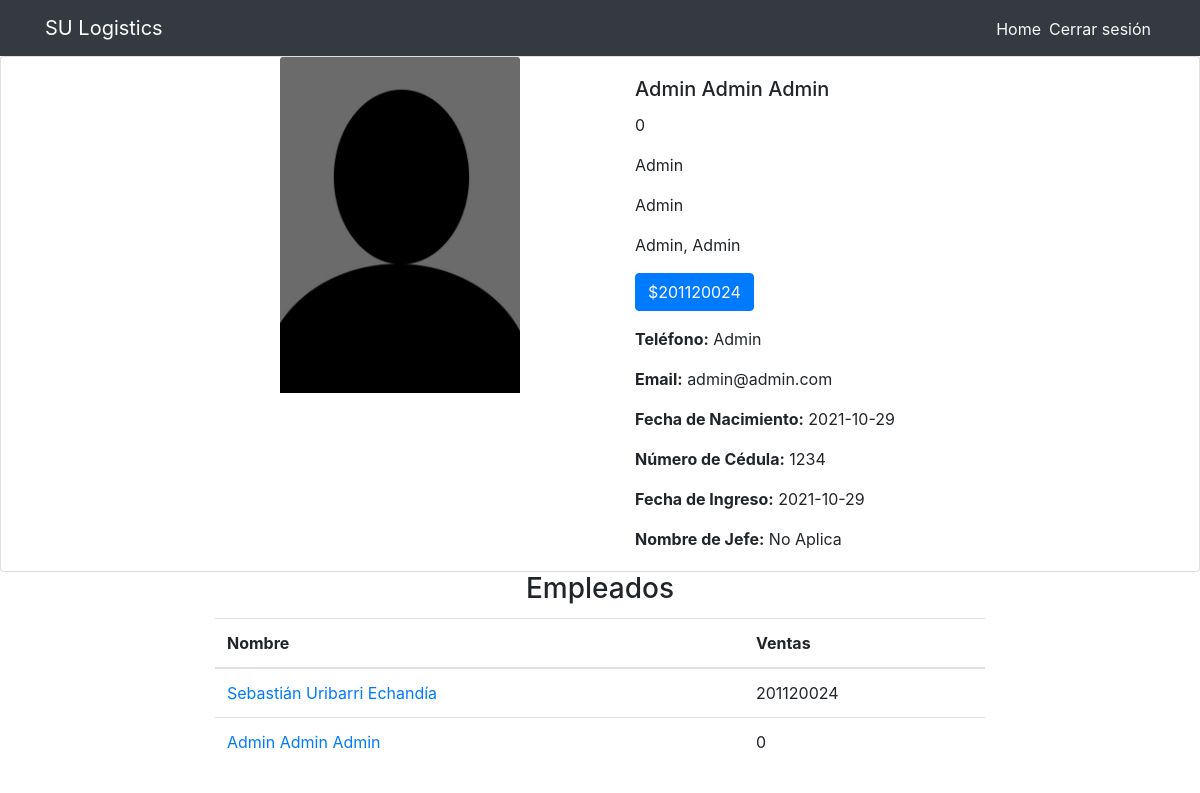
Screenshot of / (signed in) with the database file from the repository.
### users/models.py (models this page shows)
class CustomUser(AbstractUser):
    class Meta:
        db_table = 'Users'
    is_active =  models.BooleanField(default=True)
    is_staff = models.BooleanField(default=False)
    is_superuser = models.BooleanField(default=False)
    email = models.EmailField(verbose_name="email", unique=True, default="")
    date_joined = models.DateTimeField(auto_now_add=True)
    username = models.CharField(max_length=40, unique=False, default='')
    nombre = models.CharField(max_length=100, default="")
    apellido_uno = models.CharField(max_length=50, default="")
    apellido_dos = models.CharField(max_length=50, default="")
    cedula = models.CharField(max_length=20, unique=True, default="")
    fecha_nacimiento = models.DateField(default=datetime.date.today)
    genero = models.CharField(max_length=1, default="")
    fecha_ingreso =  models.DateField(default=datetime.date.today)
    numero_empleado = models.IntegerField(unique=True, default=0)
    cargo = models.CharField(max_length=25, default="")
    jefe = models.IntegerField(default=0)
    zona = models.CharField(max_length=20, default="")
    municipio = models.CharField(max_length=20, default="")
    departamento = models.CharField(max_length=20, default="")
    ventas = models.IntegerField(default=0)
    imagen = models.CharField(max_length=255, null=True, blank=True, default="")
    celular = models.CharField(max_length=20, default="")
    USERNAME_FIELD = 'email'
    REQUIRED_FIELDS = []
    objects = MyAccountManager()

### users/views.py (the view)
# urls.py: path('', DetalleEmpleadoporID.as_view(), name='home'),
class DetalleEmpleadoporID(LoginRequiredMixin, RetrieveAPIView):
    login_url = ''
    redirect_field_name = ''
    def get(self, request, *args, **kwargs):
        try:
            if 'numero_empleado' in kwargs:
                numero_empleado: int = kwargs['numero_empleado']
            else:
                if request.user.is_authenticated:
                    numero_empleado: int = request.user.numero_empleado
            controller = UserController()
            data = controller.get_empleado(numero_empleado)
            usuario_logueado_jerarquia = jerarquia(request.user.cargo)
            if(usuario_logueado_jerarquia <= data["usuario_jerarquia"]):
                if(request.user.numero_empleado != data["usuario"]["numero_empleado"]):
                    return redirect('home')
            context = {
                "usuario": data["usuario"],
                "usuario_logueado_jerarquia": usuario_logueado_jerarquia,
                "subalternos": data["subalternos"],
                "ventas_total": data["ventas_total"],
                "jefe": data["jefe"],
                "jefe_jerarquia": data["jefe_jerarquia"]
            }
            return render(request, 'user.html', context)
        except:
            return redirect('../accounts/login/')

### users/controller.py (called while the page is built)
def jerarquia(cargo):
    switch = {
        "Asistente de Gerencia":0,
        "Ejecutivo Comercial":1,
        "Subgerente Regional":2,
        "Gerente Regional":3,
        "Gerente Comercial":4,
    }
    return switch.get(cargo, 0)

def recursion(subalternos):
    for subalterno in subalternos:
        subalternos2 = CustomUser.objects.filter(jefe__iexact=subalterno["numero_empleado"])
        for subalterno2 in subalternos2:
            subalterno["ventas"] += int(subalterno2.ventas)
            subalternos3 = CustomUser.objects.filter(jefe__iexact=subalterno2.numero_empleado)
            for subalterno3 in subalternos3:
                subalterno["ventas"] += int(subalterno3.ventas)
                subalterno2.ventas += int(subalterno3.ventas)

### users/templates/user.html
{% extends "base_generic.html" %}
{% load static %}
{% block content %}
  <main>
    <div class="card" >
      <div class="row justify-content-center mx-0">
        <div class="col-12 col-md-4">
          <div class="text-center">
            <img src="{% static 'images/' %}{{usuario.imagen}}" class="card-img-top" alt="..." style="width: 15rem;">
          </div>
        </div>
        <div class="col-12 col-md-4">
          <div class="card-body">
            <h5 class="card-title">{{ usuario.nombre }} {{ usuario.apellido_uno }} {{ usuario.apellido_dos }}</h5>
            <p class="card-text">{{ usuario.numero_empleado }}</p>
            <p class="card-text">{{ usuario.cargo }}</p>
            <p class="card-text">{{ usuario.zona }}</p>
            <p class="card-text">{{ usuario.municipio }}, {{ usuario.departamento }}</p>
            <p class="btn btn-primary">
              {% if usuario.cargo != "Ejecutivo Comercial" %}
                ${{ ventas_total }}
              {% else %}
                ${{ usuario.ventas }}
              {% endif %}
            </p>
            <p class="card-text"><strong>Teléfono:</strong> {{ usuario.celular }}</p>
            <p class="card-text"><strong>Email:</strong> {{ usuario.email }}</p>
            <p class="card-text"><strong>Fecha de Nacimiento:</strong> {{ usuario.fecha_nacimiento }}</p>
            <p class="card-text"><strong>Número de Cédula:</strong> {{ usuario.cedula }}</p>
            <p class="card-text"><strong>Fecha de Ingreso:</strong> {{ usuario.fecha_ingreso }}</p>
            <p class="card-text">
              <strong>Nombre de Jefe:</strong>
                {% if jefe.nombre %}
                  {% if usuario_logueado_jerarquia <= jefe_jerarquia %}
                    {% if jefe.numero_empleado == user.numero_empleado %}
                      <a href="/{{ jefe.numero_empleado }}">{{ jefe.nombre }} {{ jefe.apellido_uno }} {{ jefe.apellido_dos }}</a>
                    {% else %}
                      {{ jefe.nombre }} {{ jefe.apellido_uno }} {{ jefe.apellido_dos }}
                    {% endif %}
                  {% else %}
                    <a href="/{{ jefe.numero_empleado }}">{{ jefe.nombre }} {{ jefe.apellido_uno }} {{ jefe.apellido_dos }}</a>
                  {% endif %}
                {% else %}
                  No Aplica
                {% endif %}
            </p>
          </div>
        </div>
      </div>
    </div>
    {% if subalternos %}
    <div class="row d-flex justify-content-center mx-0">
      <div class="col-md-8 col-12">
        <h3 class="card-title text-center">Empleados</h3>
        <table class="table">
          <thead>
            <tr>
              <th scope="col">Nombre</th>
              <th scope="col">Ventas</th>
            </tr>
          </thead>
          <tbody>
            {% for subalterno in subalternos %}
              <tr>
                <td><a href="/{{ subalterno.numero_empleado }}">{{ subalterno.nombre }} {{ subalterno.apellido_uno }} {{ subalterno.apellido_dos }}</a></td>
                <td>{{ subalterno.ventas }}</td>
              </tr>
            {% endfor %}
          </tbody>
        </table>
      </div>
    </div>
    {% endif %}
  </main>
{% endblock %}

### users/templates/base_generic.html (shortened to what this page needs)
{% load static %}
<!doctype html>
<html lang="en">
  <head>
    <link href="{% static 'assets/dist/css/bootstrap.min.css' %}" rel="stylesheet">
  </head>
  <body>
    <nav class="navbar navbar-expand-lg navbar-dark bg-dark">
      <div class="container">
          <a class="navbar-brand" href="{% url 'home'%}">SU Logistics</a>
          <div>
            <div class="btn-group float-end">
              {% if user.is_authenticated %}
              <div class="mx-1">
                <a href="{% url 'home'%}" class="ext-decoration-none text-light mx-auto">
                  <span>Home</span>
                </a>
              </div>
              <div class="mx-1">
                <a href="{% url 'logout'%}?next={{request.path}}" class="ext-decoration-none text-light">
                  <span>Cerrar sesión</span>
                </a>
              </div>
              {% endif %}
            </div>
          </div>
      </div>
  </nav>
  {% block content %}{% endblock %}
  </body>
</html>

### rows the page displays
CustomUser: imagen (picture), nombre "Admin", apellido_uno "Admin", apellido_dos "Admin", cargo "Admin", zona "Admin", municipio "Admin", departamento "Admin", celular "Admin", email "admin@admin.com", cedula "1234", nombre "Admin", apellido_uno "Admin", apellido_dos "Admin"
CustomUser: nombre "Sebastián", apellido_uno "Uribarri", apellido_dos "Echandía"

### other values shown
{{ usuario.numero_empleado }} "0"
{{ ventas_total }} "201120024"
{{ usuario.fecha_nacimiento }} "2021-10-29"
{{ usuario.fecha_ingreso }} "2021-10-29"
{{ subalterno.ventas }} "201120024" "0"
